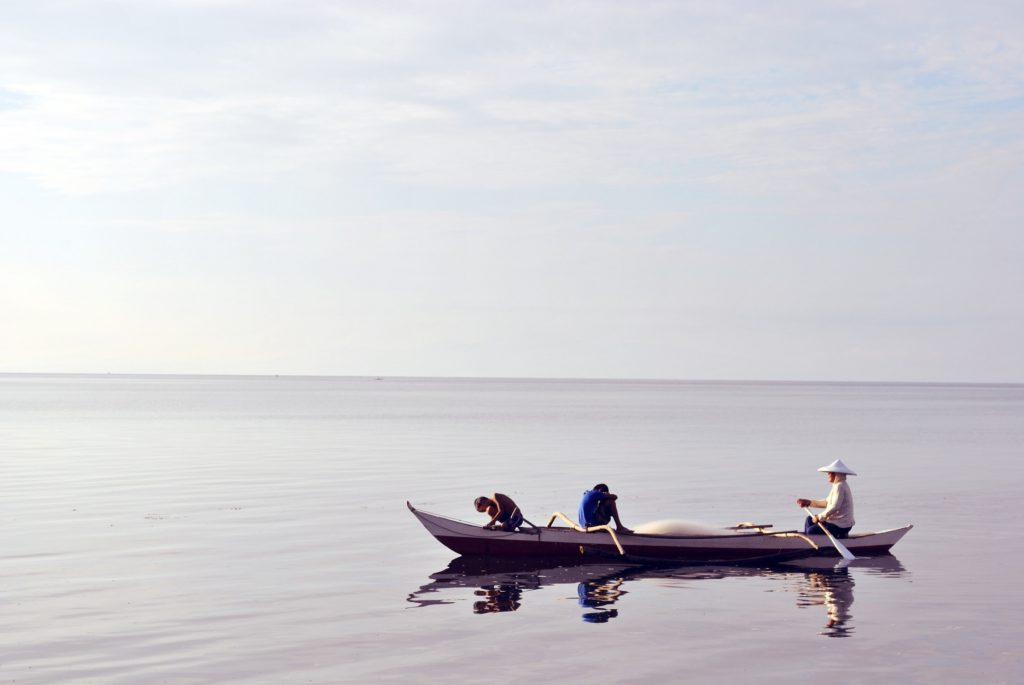
#> input picture 1.jpg, 1024 x 685 px
$ jupyter execute --allow-errors 'Task 4.ipynb'
#> lines starting #> are read from the running program, lines starting #| are printed output that depends on the picture; after the words box and inside, x2 and y2 are one past the last pixel; in counts of white or black regions, pixels touching at a corner belong together
# <div style="text-align: center;" markdown="1"><span style="font-size:1.7em;">Task 4 </span>

[cell 1]
# Import the needed libraries
import numpy as np
import cv2
import matplotlib.pyplot as plt

### Optimal Thresholding ##

[cell 2]
def optimal_thresholding(img, flag=1, t=None):
    cols, rows = img.shape

    # The function enters here for the first time only
    if flag == 1:
        bg_pixels = [img[0, 0], img[0, rows-1], img[cols-1, 0], img[cols-1, rows-1]]  # Fix indexing
        bg_pixels_sum = sum(bg_pixels)
        bg_mean = float(bg_pixels_sum) / len(bg_pixels)
        obj_pixels = img[1:cols-1, 1:rows-1]  # Exclude the 4 corner pixels to get the first assumption of the object
        obj_pixels_sum = sum(map(sum, obj_pixels))
        obj_mean = float(obj_pixels_sum) / len(obj_pixels) if len(obj_pixels) > 0 else 0  # Handle division by zero
        t = (bg_mean + obj_mean) / 2  # Get the first threshold by getting the average of the background and the object
        return optimal_thresholding(img, 0, t)  # Return the result of the recursive call

    else:
        obj_pixels = []
        bg_pixels = []

        # Separate the object from the background based on the value of t
        for col in range(cols):
            for row in range(rows):
                p = img[col, row]  # Fix indexing
                if p < t:
                    obj_pixels.append(p)
                else:
                    bg_pixels.append(p)
        bg_mean = sum(bg_pixels) / len(bg_pixels) if len(bg_pixels) > 0 else 0  # Handle division by zero
        obj_mean = float(sum(obj_pixels)) / len(obj_pixels) if len(obj_pixels) > 0 else 0  # Handle division by zero
        t_new = (bg_mean + obj_mean) / 2  # Calculate the new threshold

    # Compare the new calculated threshold with the previous one
    if round(t_new) != round(t):
        return optimal_thresholding(img, flag, t_new)  # Return the result of the recursive call
    else:
        return t_new

### OTSU Thresholding

[cell 3]
def otsu_thresholding(img):
    total_pixels = img.size
    hist, _ = np.histogram(img,bins=256,range=(0,256))     # Compute the histogram of the image
    p= hist/total_pixels

    q= np.cumsum(p)

    min_var = np.inf
    t_best = 0
    mean_numerator = np.cumsum(np.arange(256)*p)
    for t in range(1, 254):
        q1 = q[t]
        q2 = 1 - q1

        # Skip if q1 or q2 is zero (division by zero)
        if q1 == 0 or q2 == 0:
            continue

        mean1= mean_numerator[t]/q1
        mean2= (mean_numerator[-1]-mean_numerator[t])/q2
        i= np.arange(256)
        i_1= i[:t+1]
        i_2= i[t+1:]

        p_1= p[:t+1]
        p_2= p[t+1:]

        var_1= np.cumsum(((i_1-mean1)**2)*p_1)/q1
        var_2= np.cumsum(((i_2-mean2)**2)*p_2)/q2

        var_w= q1*var_1[-1] + q2*(var_2[-1])
        if var_w<min_var:
            min_var= var_w
            t_best = t

    return t_best

### Spectral Thresholding

[cell 4]
def spectral_thresholding(img):

    total_pixels = img.size
    hist, _ = np.histogram(img,bins=256,range=(0,256))     # Compute the histogram of the image
    p= hist/total_pixels
    q= np.cumsum(p)
    mean_numerator = np.cumsum(np.arange(256)*p)

    min_var = np.inf
    t_high_best = 0
    t_low_best = 0

    for t_high in range(2,254):
        for t_low in range(1,t_high):
            q1 = q[t_low]
            q2 = q[t_high]-q1
            q3 = 1 - q[t_high]

            # Skip if q1 or q2 or q3 is zero (division by zero)
            if q1 == 0 or q2 == 0 or q3 == 0:
                continue

            mean1= mean_numerator[t_low]/q1
            mean2= (mean_numerator[t_high]-mean_numerator[t_low])/q2
            mean3= (mean_numerator[-1]-mean_numerator[t_high])/q3

            i= np.arange(256)
            i_1= i[:t_low+1]
            i_2= i[t_low+1:t_high+1]
            i_3= i[t_high+1:]

            p_1= p[:t_low+1]
            p_2= p[t_low+1:t_high+1]
            p_3= p[t_high+1:]

            var_1= np.cumsum(((i_1-mean1)**2)*p_1)/q1
            var_2= np.cumsum(((i_2-mean2)**2)*p_2)/q2
            var_3= np.cumsum(((i_3-mean3)**2)*p_3)/q3

            var_w= q1*var_1[-1] + q2*(var_2[-1]) + q3*(var_3[-1])

            if var_w<min_var:
                min_var= var_w
                t_high_best = t_high
                t_low_best = t_low

    return t_low_best,t_high_best

### Local Thresholding

[cell 5]
def local_thresholding(input_img,algorithm,subdivisions=2):
    #If subdivisions = m, the image is divided into m×m subdivisions

    img = input_img
    m = subdivisions
    cols,rows= img.shape
    length=int(rows/m)
    width=int(cols/m)
#     sections=np.zeros((m,m))
    for x in range(m):
        for y in range(m):
#       sections[x][y]= img[y*width:(y+1)*width][x*length:(x+1)*width]
            section = img[y * width:(y + 1) * width, x * length:(x + 1) * length]
            cols_sec,rows_sec = section.shape
            if algorithm.lower() == "otsu":
                t = otsu_thresholding(section)
                for col in range(cols_sec):
                        for row in range(rows_sec):
                            img_index_col = y * width + col
                            img_index_row = x * length + row
                            if section[col][row] > t:
                                img[img_index_col][img_index_row]=255
                            else:
                                img[img_index_col][img_index_row]=0

            elif algorithm.lower() == "optimal":
                t = optimal_thresholding(section)
                for col in range(cols_sec):
                        for row in range(rows_sec):
                            img_index_col = y * width + col
                            img_index_row = x * length + row
                            if section[col][row] > t:
                                img[img_index_col][img_index_row]=255
                            else:
                                img[img_index_col][img_index_row]=0

            elif algorithm.lower() == "spectral":
                t_low, t_high = spectral_thresholding(section)
                for col in range(cols_sec):
                        for row in range(rows_sec):
                            img_index_col = y * width + col
                            img_index_row = x * length + row
                            if section[col][row] < t_low:
                                img[img_index_col][img_index_row]=0
                            elif section[col][row]>= t_high:
                                img[img_index_col][img_index_row]=255
                            elif section[col][row]>=t_low and section[col][row]<t_high:
                                img[img_index_col][img_index_row]=128
                            else:
                                print("Please enter a valid algorithm")
                                return 0

#             if algorithm.lower() == "otsu":
#                 t = otsu_thresholding(section)
#                 img[y * width:(y + 1) * width, x * length:(x + 1) * length][img > t] = 255
#                 img[y * width:(y + 1) * width, x * length:(x + 1) * length][img <= t] = 0
#             elif algorithm.lower() == "optimal":
#                 t = optimal_thresholding(section)
#                 img[y * width:(y + 1) * width, x * length:(x + 1) * length][img > t] = 255
#                 img[y * width:(y + 1) * width, x * length:(x + 1) * length][img <= t] = 0
#             elif algorithm.lower() == "spectral":
#                 t_low, t_high = spectral_thresholding(section)
#                 img[y * width:(y + 1) * width, x * length:(x + 1) * length][img < t_low] = 0
#                 img[y * width:(y + 1) * width, x * length:(x + 1) * length][(img >= t_low) & (img < t_high)] = 128
#                 img[y * width:(y + 1) * width, x * length:(x + 1) * length][img >= t_high] = 255
#             else:
#                 print("Please enter a valid algorithm")
#                 return 0
    return img

### Global Thresholding

[cell 6]
def global_thresholding(input_img,algorithm):
    img=input_img
    cols,rows= img.shape

    if algorithm.lower()=="otsu":
        t= otsu_thresholding(img)
        img[img>t]=255
        img[img<=t]=0

    elif algorithm.lower()=="optimal":
        t= optimal_thresholding(img)
        img[img>t]=255
        img[img<=t]=0

    elif algorithm.lower()=="spectral":
        t_low,t_high= spectral_thresholding(img)
        img[img < t_low] = 0
        img[(img>=t_low) & (img<t_high)] = 128
        img[img>=t_high] = 255
    else:
        print("Please enter a valid algorithm")
        return 0

    return img

###

# <div style="text-align: center;" markdown="1"> Testing</div>

###

[cell 7]
img1 = cv2.imread('1.jpg',cv2.IMREAD_GRAYSCALE)
#> img1: shape (685, 1024); min 0, max 255, mean 208

[cell 8]
img2= cv2.imread('spectral2.jpeg',cv2.IMREAD_GRAYSCALE)
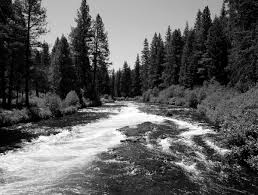
#> input picture spectral2.jpeg, 258 x 195 px
#> img2 is the input picture: shape (195, 258); min 0, max 255, mean 93.8

[cell 9]
plt.imshow(img2,interpolation='nearest')

[cell 10]
img3= cv2.imread('images.jpeg',cv2.IMREAD_GRAYSCALE)

[cell 11]
glb_op1=global_thresholding(img1,"optimal")
#> in optimal_thresholding, `bg_pixels = [img[0, 0], img[0, rows-1], img[cols-1, 0], img[cols-1, ro..`: bg_pixels = [238, 204, 193, 160]
#> in optimal_thresholding, `bg_pixels_sum = sum(bg_pixels)`: bg_pixels_sum = 795
#> in optimal_thresholding, `bg_mean = float(bg_pixels_sum) / len(bg_pixels)`: bg_mean = 198.8
#> in optimal_thresholding, `obj_pixels = img[1:cols-1, 1:rows-1]`:
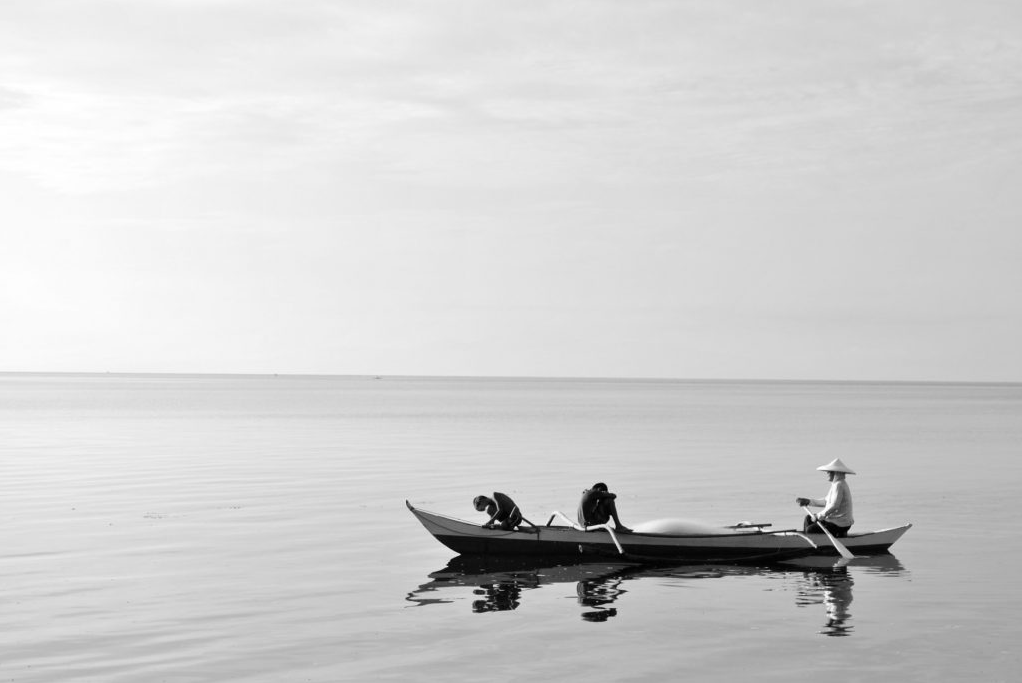
#> obj_pixels: shape (683, 1022); min 0, max 255, mean 208
#> in optimal_thresholding, `obj_pixels_sum = sum(map(sum, obj_pixels))`: obj_pixels_sum = 145185700
#> in optimal_thresholding, `obj_mean = float(obj_pixels_sum) / len(obj_pixels) if len(obj_pixels) ..`: obj_mean = 212570.6
#> in optimal_thresholding, `t = (bg_mean + obj_mean) / 2`: t = 106384.7
#> in global_thresholding, `t= optimal_thresholding(img)`: t = 132.2
#> in global_thresholding, `img[img>t]=255`:
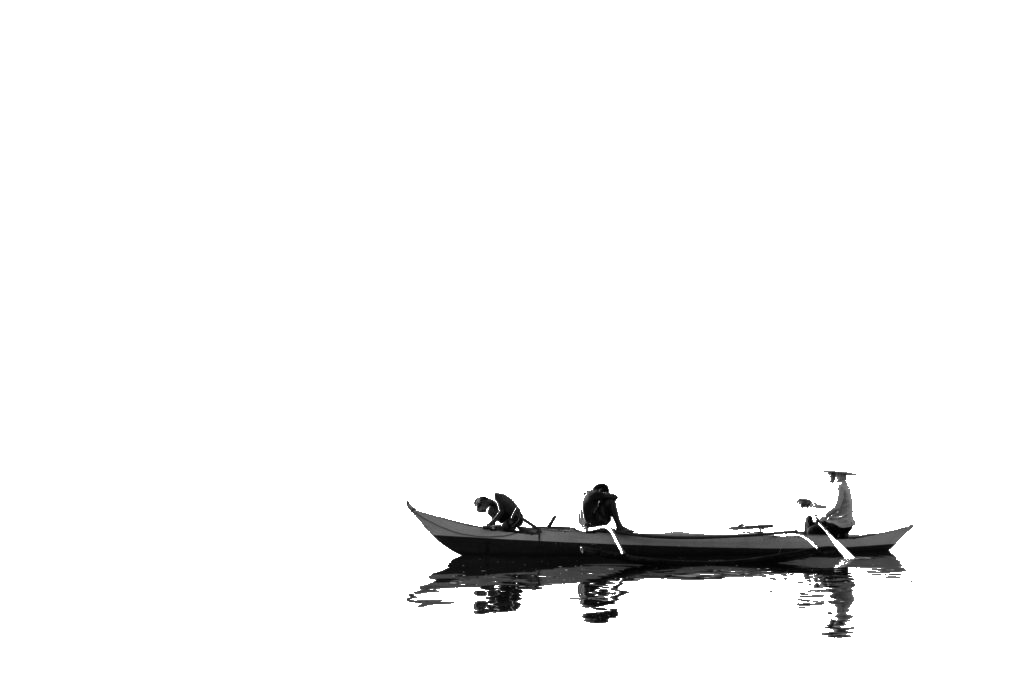
#> img: shape (685, 1024); min 0, max 255, mean 246.1
#> in global_thresholding, `img[img<=t]=0`:
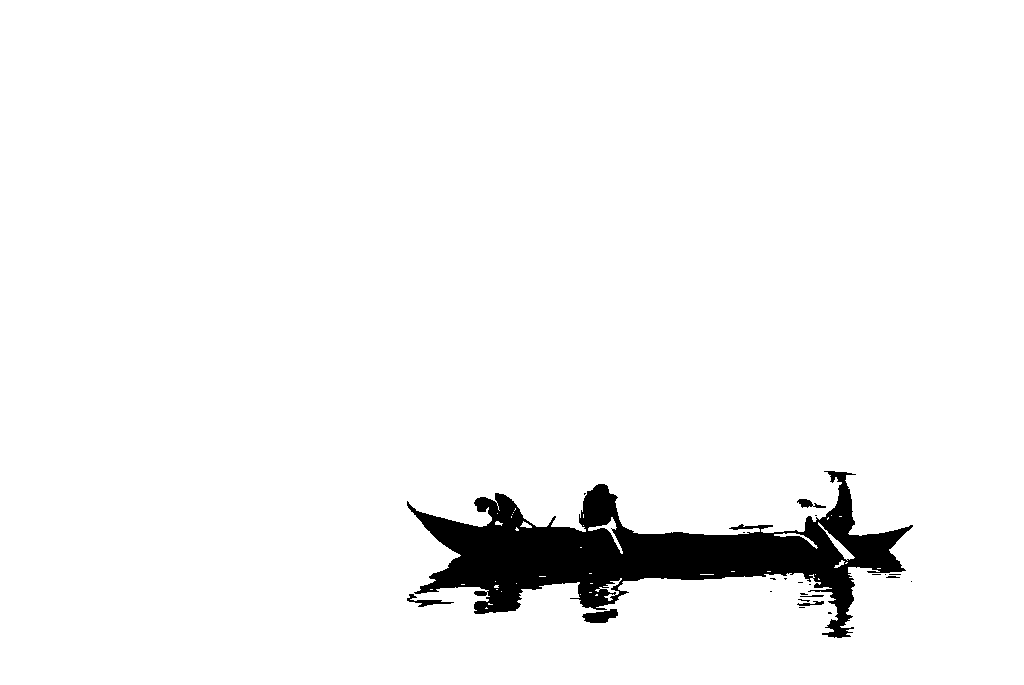
#> img: shape (685, 1024); 95.7% white; 23 black regions (16 under 20 px), largest, box (x1, y1, x2, y2) and area: (407, 471, 913, 638) 29582, (582, 609, 618, 623) 327, (407, 594, 454, 607) 189

[cell 12]
glb_op2=global_thresholding(img2,"spectral")
#> call 2 of global_thresholding, with algorithm = 'spectral'
#> in spectral_thresholding, `hist, _ = np.histogram(img,bins=256,range=(0,256))`: hist = 256 values, max 1242 at index 0, min 21 at index 254, mean 196.5
#> in spectral_thresholding, `p= hist/total_pixels`: p = 256 values, max 0.0247 at index 0, min 0.000417 at index 254, mean 0.00391
#> in spectral_thresholding, `q= np.cumsum(p)`: q = 256 values from 0.0247 to 1
#> in spectral_thresholding, `mean_numerator = np.cumsum(np.arange(256)*p)`: mean_numerator = 256 values from 0 to 93.76
#> after the loop in spectral_thresholding, `for t_high in range(2,254):`: min_var = 462.3; t_high_best = 144; t_low_best = 59
#> in global_thresholding (call 2), `t_low,t_high= spectral_thresholding(img)`: t_high = 144
#> in global_thresholding (call 2), `img[img < t_low] = 0`:
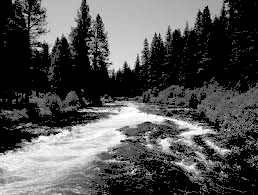
#> img: shape (195, 258); min 0, max 255, mean 82.3
#> in global_thresholding (call 2), `img[(img>=t_low) & (img<t_high)] = 128`:
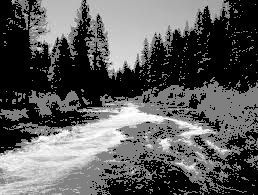
#> img: shape (195, 258); min 0, max 255, mean 92.6
#> in global_thresholding (call 2), `img[img>=t_high] = 255`:
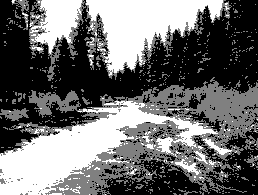
#> img: shape (195, 258); min 0, max 255, mean 109.5

#> (a cell that did not finish here is left out)


[cell 14]
plt.figure(figsize=(14, 8))
plt.imshow(glb_op2, cmap="Greys", interpolation='nearest')

[cell 15]
loc_op1=local_thresholding(img1,"optimal",15)
#> after the loop in local_thresholding, `for x in range(m):`: section: shape (45, 68); every value is 255

[cell 16]
loc_op2=local_thresholding(img2,"spectral",2)
#> call 2 of local_thresholding, with algorithm = 'spectral', subdivisions = 2
#> after the loop in local_thresholding (call 2), `for x in range(m):`:
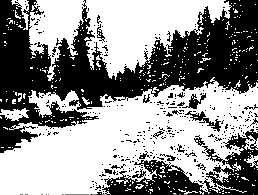
#> img: shape (195, 258); min 0, max 255, mean 145.1
#> after the loop in local_thresholding (call 2), `for x in range(m):`:
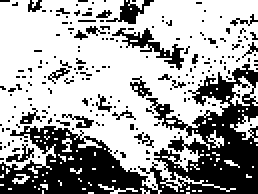
#> section: shape (97, 129) (shown 2 times larger); 65% white; 207 black regions (193 under 20 px), largest, box (x1, y1, x2, y2) and area: (0, 32, 129, 97) 3228, (56, 14, 92, 35) 195, (53, 0, 77, 12) 108

#> (a cell that did not finish here is left out)
